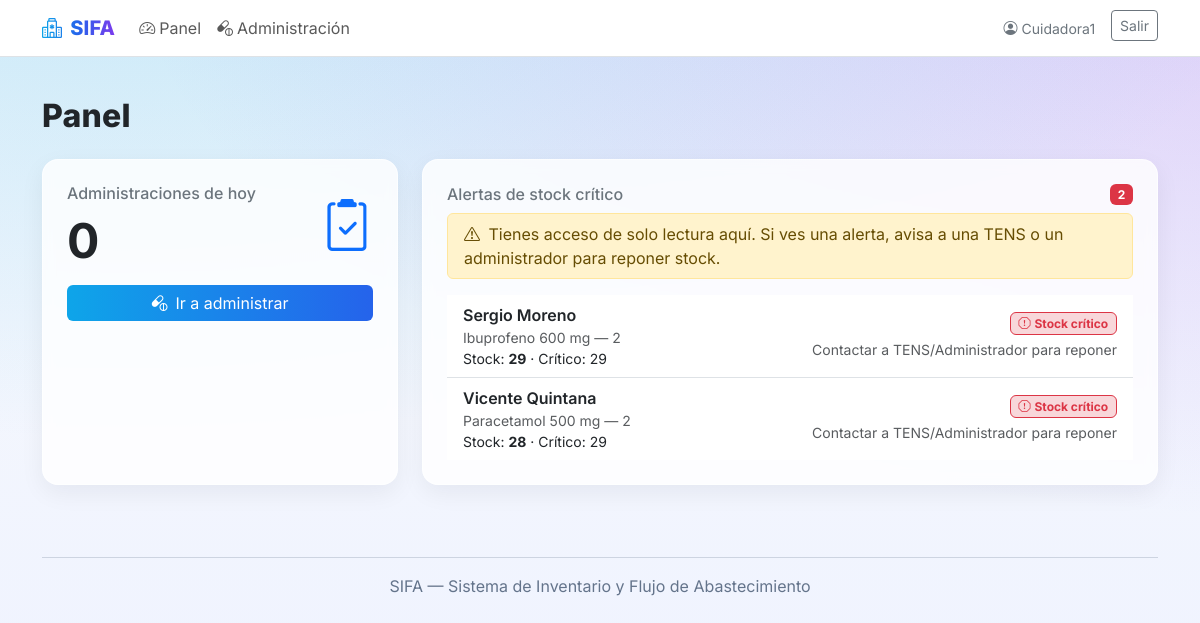
The app's page /dashboard/ (signed in), older data.
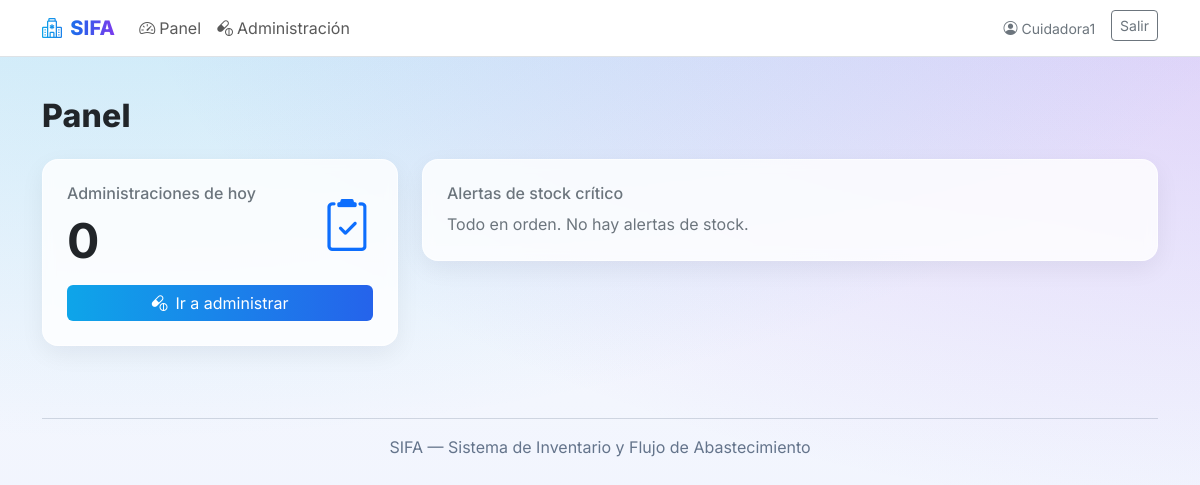
The same page, newer data.
### landing/models.py (models this page shows, shortened)
class OrdenMedicamento(models.Model):
    receta = models.ForeignKey(Receta, on_delete=models.CASCADE, related_name="ordenes")
    producto = models.ForeignKey(Producto, on_delete=models.PROTECT)
    dosis = models.CharField(max_length=60)  # ej: "1 tableta", "5 ml"
    via = models.CharField(max_length=40, blank=True)
    indicaciones = models.TextField(blank=True)
    activo = models.BooleanField(default=True)
    stock_asignado = models.PositiveIntegerField(default=0)  # stock actual
    stock_critico = models.PositiveIntegerField(default=0)
    alerta_enviada = models.BooleanField(default=False)

class Receta(models.Model):
    residente = models.ForeignKey(Residente, on_delete=models.CASCADE, related_name="recetas")
    medico = models.ForeignKey(settings.AUTH_USER_MODEL, on_delete=models.PROTECT)
    inicio = models.DateField()
    fin = models.DateField(null=True, blank=True)
    observaciones = models.TextField(blank=True)
    activa = models.BooleanField(default=True)
    creada_en = models.DateTimeField(auto_now_add=True)

class Residente(models.Model):
    class Sexo(models.TextChoices):
        M = "M", "Masculino"
        F = "F", "Femenino"
        O = "O", "Otro/ND"
    nombre_completo = models.CharField(max_length=160)
    rut = models.CharField(max_length=20, unique=True)
    fecha_nacimiento = models.DateField(null=True, blank=True)
    sexo = models.CharField(max_length=1, choices=Sexo.choices, default=Sexo.O)
    alergias = models.TextField(blank=True)
    activo = models.BooleanField(default=True)

class Producto(models.Model):
    nombre = models.CharField(max_length=160)
    potencia = models.CharField(max_length=60, blank=True)  # ej: 500 mg
    forma = models.CharField(max_length=40, blank=True)     # tableta, jarabe, etc.

### landing/views.py (the view)
# urls.py: path('dashboard/', views.dashboard, name='dashboard'),
@login_required
@staff_view_required
def dashboard(request):
    hoy = timezone.localdate()
    admins_hoy = Administracion.objects.filter(programada_para__date=hoy).count()
    criticos = (
        OrdenMedicamento.objects
        .select_related('receta__residente', 'producto')
        .filter(activo=True, stock_asignado__lte=F('stock_critico'))
        .order_by('receta__residente__nombre_completo')
    )
    return render(request, 'landing/dashboard.html', {
        'admins_hoy': admins_hoy,
        'criticos': criticos,
    })

### landing/roles.py (called while the page is built)
def is_admin(user):
    return user.is_authenticated and (user.is_superuser or user.groups.filter(name=ADMIN_GROUP).exists())

def is_cuidadora(user):
    return user.is_authenticated and user.groups.filter(name=CUIDADORA_GROUP).exists()

def is_tens(user):
    return user.is_authenticated and user.groups.filter(name=TENS_GROUP).exists()

def _require_role(test_func):
    def decorator(view_func):
        @wraps(view_func)
        def _wrapped(request, *args, **kwargs):
            u = request.user
            if not u.is_authenticated:
                return redirect_to_login(request.get_full_path(), login_url='login')
            if test_func(u):
                return view_func(request, *args, **kwargs)
            raise PermissionDenied
        return _wrapped
    return decorator

### landing/templatetags/roles_tags.py (called while the page is built)
@register.filter(name='is_admin')
def is_admin_filter(user):
    return _is_admin(user)

@register.filter(name='is_cuidadora')
def is_cuidadora_filter(user):
    return _is_cuidadora(user)

@register.filter(name='is_tens')
def is_tens_filter(user):
    return _is_tens(user)

### landing/templates/landing/dashboard.html (shortened to what this page needs)
{% extends 'base.html' %}
{% load roles_tags %}
{% block content %}
<div class="container py-4">
  <h2 class="page-title mb-4">Panel</h2>
  <div class="row g-4">
    <div class="col-lg-4">
      <div class="glass-card p-4 h-100">
        <div class="d-flex align-items-center justify-content-between">
          <div>
            <div class="h6 text-secondary">Administraciones de hoy</div>
            <div class="display-5 fw-bold">{{ admins_hoy }}</div>
          </div>
          <i class="bi bi-clipboard2-check text-primary" style="font-size:52px"></i>
        </div>
        <a class="btn btn-gradient mt-3 w-100" href="{% url 'admin_list_hoy' %}">
          <i class="bi bi-capsule-pill me-2"></i>Ir a administrar
        </a>
      </div>
    </div>
    <div class="col-lg-8">
      <div class="glass-card p-4">
        <div class="d-flex align-items-center justify-content-between mb-2">
          <div class="h6 text-secondary mb-0">Alertas de stock crítico</div>
          {% if criticos %}<span class="badge bg-danger">{{ criticos|length }}</span>{% endif %}
        </div>
        {% if request.user|is_cuidadora and criticos %}
          <div class="alert alert-warning py-2 mb-3">
            <i class="bi bi-exclamation-triangle me-1"></i>
            Tienes acceso de solo lectura aquí. Si ves una alerta, avisa a una TENS o un administrador para reponer stock.
          </div>
        {% endif %}
        {% if criticos %}
          <div class="list-group list-group-flush">
            {% for o in criticos %}
              <div class="list-group-item d-flex justify-content-between align-items-center">
                <div>
                  <div class="fw-semibold">{{ o.receta.residente.nombre_completo }}</div>
                  <div class="text-muted small">
                    {{ o.producto.nombre }} {{ o.producto.potencia }} — {{ o.dosis }}
                  </div>
                  <div class="small">
                    Stock: <span class="fw-bold">{{ o.stock_asignado }}</span>
                    · Crítico: {{ o.stock_critico }}
                  </div>
                </div>
                {% if request.user|is_admin or request.user|is_tens %}
                  <form method="post" action="{% url 'orden_restock' o.id %}"
                        class="d-flex align-items-center gap-2 flex-wrap justify-content-end">
                    {% csrf_token %}
                    <div class="input-group input-group-sm" style="width: 220px;">
                      <input type="number" name="sumar" min="1" class="form-control" placeholder="+ unidades">
                      <button class="btn btn-success">
                        <i class="bi bi-plus-circle me-1"></i>Reponer
                      </button>
                    </div>
                    <div class="d-flex gap-1">
                      <button class="btn btn-outline-secondary btn-sm quick-add" data-add="5" type="button">+5</button>
                      <button class="btn btn-outline-secondary btn-sm quick-add" data-add="10" type="button">+10</button>
                      <button class="btn btn-outline-secondary btn-sm quick-add" data-add="30" type="button">+30</button>
                    </div>
                  </form>
                {% else %}
                  <div class="d-flex flex-column align-items-end text-end">
                    <span class="badge bg-danger-subtle text-danger border border-danger small">
                      <i class="bi bi-exclamation-octagon me-1"></i>Stock crítico
                    </span>
                    <small class="text-muted mt-1">Contactar a TENS/Administrador para reponer</small>
                  </div>
                {% endif %}
              </div>
            {% endfor %}
          </div>
        {% else %}
          <div class="text-secondary">Todo en orden. No hay alertas de stock.</div>
        {% endif %}
      </div>
    </div>
  </div>
</div>
{% endblock %}

### landing/templates/base.html (shortened to what this page needs)
<!doctype html>
<html lang="es" data-bs-theme="light">
<head>
  {% load static roles_tags %}
  <link href="https://cdn.jsdelivr.net/npm/bootstrap@5.3.3/dist/css/bootstrap.min.css" rel="stylesheet">
  <link href="https://cdn.jsdelivr.net/npm/bootstrap-icons@1.11.3/font/bootstrap-icons.css" rel="stylesheet">
  <link href="{% static 'landing/sifa.css' %}" rel="stylesheet">
</head>
<body>
<nav class="navbar navbar-expand-lg bg-white border-bottom sticky-top">
  <div class="container">
    <a class="navbar-brand nav-brand" href="{% url 'home_public' %}">
      <i class="bi bi-hospital me-2"></i>SIFA
    </a>
    <div id="topnav" class="collapse navbar-collapse">
      <ul class="navbar-nav me-auto mb-2 mb-lg-0">
        {% if user.is_authenticated %}
          {% if user|is_admin or user|is_cuidadora or user|is_tens %}
            <li class="nav-item">
              <a class="nav-link" href="{% url 'dashboard' %}">
                <i class="bi bi-speedometer2 me-1"></i>Panel
              </a>
            </li>
          {% endif %}
          {% if user|is_admin or user|is_cuidadora or user|is_tens %}
            <li class="nav-item">
              <a class="nav-link" href="{% url 'admin_list_hoy' %}">
                <i class="bi bi-capsule-pill me-1"></i>Administración
              </a>
            </li>
          {% endif %}
        {% else %}
          <li class="nav-item"><a class="nav-link" href="#como">Cómo funciona</a></li>
          <li class="nav-item"><a class="nav-link" href="#beneficios">Beneficios</a></li>
          <li class="nav-item"><a class="nav-link" href="#contacto">Contacto</a></li>
        {% endif %}
      </ul>
      <div class="d-flex gap-2">
        {% if user.is_authenticated %}
          <span class="navbar-text me-2 small text-secondary">
            <i class="bi bi-person-circle me-1"></i>{{ user.get_full_name|default:user.username }}
          </span>
          <form method="post" action="{% url 'logout' %}" class="d-inline">
            <button class="btn btn-outline-secondary btn-sm" type="submit">Salir</button>
          </form>
        {% else %}
          <a class="btn btn-gradient btn-sm px-3" href="{% url 'login' %}">Entrar</a>
        {% endif %}
      </div>
    </div>
  </div>
</nav>
{% block content %}{% endblock %}
<footer class="container my-5 text-center footer-small">
  <hr>
  <div>SIFA — Sistema de Inventario y Flujo de Abastecimiento</div>
</footer>
</body>
</html>

### static/landing/sifa.css (style rules this page uses)
:root { --brand-1:#0ea5e9; --brand-2:#2563eb; --brand-3:#7c3aed; }
html,body { height:100%; }
body { font-family: Inter, system-ui, -apple-system, Segoe UI, Roboto, "Helvetica Neue", Arial, "Noto Sans", "Liberation Sans", sans-serif; background: radial-gradient(1200px 600px at 10% -20%, rgba(14,165,233,.25), rgba(14,165,233,0)), radial-gradient(1200px 600px at 110% -10%, rgba(124,58,237,.25), rgba(124,58,237,0)), linear-gradient(180deg, #f8fafc 0, #eef2ff 100%); background-attachment: fixed; }
.nav-brand { font-weight:800; letter-spacing:.2px; background: linear-gradient(90deg,var(--brand-1),var(--brand-2),var(--brand-3)); -webkit-background-clip:text; background-clip:text; color:transparent; }
.glass-card { background: rgba(255,255,255,.8); border: 1px solid rgba(255,255,255,.6); box-shadow: 0 8px 24px rgba(16,24,40,.06); backdrop-filter: blur(6px); border-radius: 16px; }
.page-title { font-weight:800; letter-spacing:.2px; }
.btn-gradient { background: linear-gradient(90deg,var(--brand-1),var(--brand-2)); color:#fff; border:0; }
.footer-small { color:#64748b }

Row changes from the older to the newer data that the page shows:
removed OrdenMedicamento: receta.residente.nombre_completo "Sergio Moreno", producto.nombre "Ibuprofeno", producto.potencia "600 mg", dosis "2", stock_asignado "29", stock_critico "29"
removed OrdenMedicamento: receta.residente.nombre_completo "Vicente Quintana", producto.nombre "Paracetamol", producto.potencia "500 mg", dosis "2", stock_asignado "28", stock_critico "29"
Text that changed along with them:
{{ criticos|length }}: "2" → (not shown)
text no longer shown: "Tienes acceso de solo lectura aquí. Si ves una alerta, avisa a una TENS o un administrador para reponer stock."
text now shown: "Todo en orden. No hay alertas de stock."
